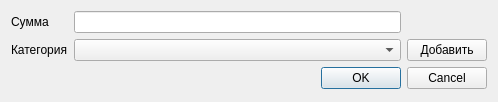
<?xml version="1.0" encoding="UTF-8"?>
<ui version="4.0">
 <class>AddUpdateDialog</class>
 <widget class="QDialog" name="AddUpdateDialog">
  <property name="geometry">
   <rect>
    <x>0</x>
    <y>0</y>
    <width>498</width>
    <height>102</height>
   </rect>
  </property>
  <property name="windowTitle">
   <string>Dialog</string>
  </property>
  <property name="modal">
   <bool>true</bool>
  </property>
  <layout class="QVBoxLayout" name="verticalLayout">
   <item>
    <layout class="QGridLayout" name="gridLayout_4">
     <item row="1" column="0">
      <widget class="QLabel" name="label_2">
       <property name="text">
        <string>Категория</string>
       </property>
      </widget>
     </item>
     <item row="0" column="1">
      <widget class="QLineEdit" name="lineEdit"/>
     </item>
     <item row="1" column="1">
      <widget class="QComboBox" name="comboBox"/>
     </item>
     <item row="0" column="0">
      <widget class="QLabel" name="label">
       <property name="text">
        <string>Сумма</string>
       </property>
      </widget>
     </item>
     <item row="1" column="2">
      <widget class="QPushButton" name="pushButton">
       <property name="text">
        <string>Добавить</string>
       </property>
      </widget>
     </item>
    </layout>
   </item>
   <item>
    <widget class="QDialogButtonBox" name="buttonBox">
     <property name="orientation">
      <enum>Qt::Horizontal</enum>
     </property>
     <property name="standardButtons">
      <set>QDialogButtonBox::Cancel|QDialogButtonBox::Ok</set>
     </property>
    </widget>
   </item>
  </layout>
 </widget>
 <resources/>
 <connections>
  <connection>
   <sender>buttonBox</sender>
   <signal>accepted()</signal>
   <receiver>AddUpdateDialog</receiver>
   <slot>accept()</slot>
   <hints>
    <hint type="sourcelabel">
     <x>248</x>
     <y>199</y>
    </hint>
    <hint type="destinationlabel">
     <x>248</x>
     <y>109</y>
    </hint>
   </hints>
  </connection>
  <connection>
   <sender>buttonBox</sender>
   <signal>rejected()</signal>
   <receiver>AddUpdateDialog</receiver>
   <slot>reject()</slot>
   <hints>
    <hint type="sourcelabel">
     <x>248</x>
     <y>199</y>
    </hint>
    <hint type="destinationlabel">
     <x>248</x>
     <y>109</y>
    </hint>
   </hints>
  </connection>
 </connections>
</ui>
